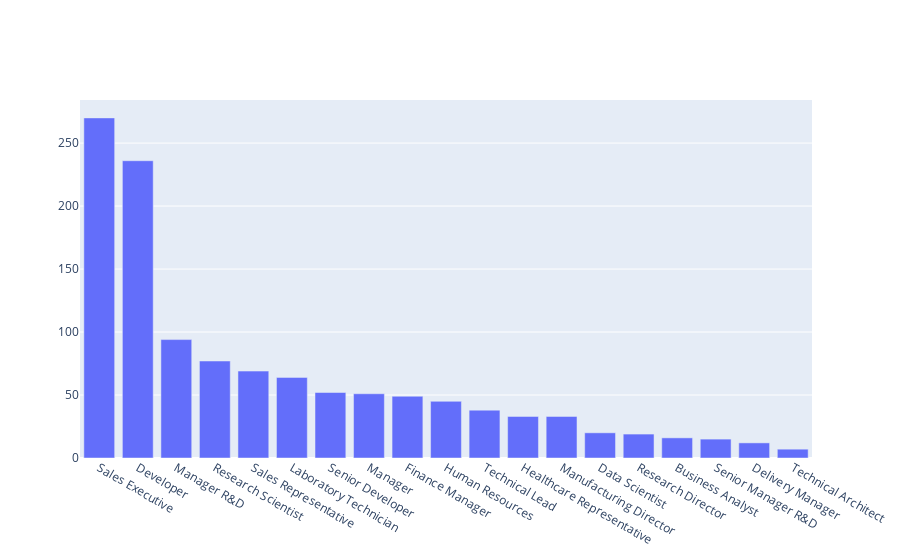

Notebook source saved alongside this figure:
### Code cell
data = [go.Bar(
            x=df['EmpJobRole'].value_counts().index.values,
            y= df['EmpJobRole'].value_counts().values
    )]

py.iplot(data, filename='basic-bar')

### Figure 1 — Plotly figure (JSON) as saved in the notebook; plotly's stock layout.template omitted (floating-point values rounded to 4 significant figures)
{"data": [{"type": "bar", "x": ["Sales Executive", "Developer", "Manager R&D", "Research Scientist", "Sales Representative", "Laboratory Technician", "Senior Developer", "Manager", "Finance Manager", "Human Resources", "Technical Lead", "Healthcare Representative", "Manufacturing Director", "Data Scientist", "Research Director", "Business Analyst", "Senior Manager R&D", "Delivery Manager", "Technical Architect"], "y": [270, 236, 94, 77, 69, 64, 52, 51, 49, 45, 38, 33, 33, 20, 19, 16, 15, 12, 7]}], "layout": {}}
